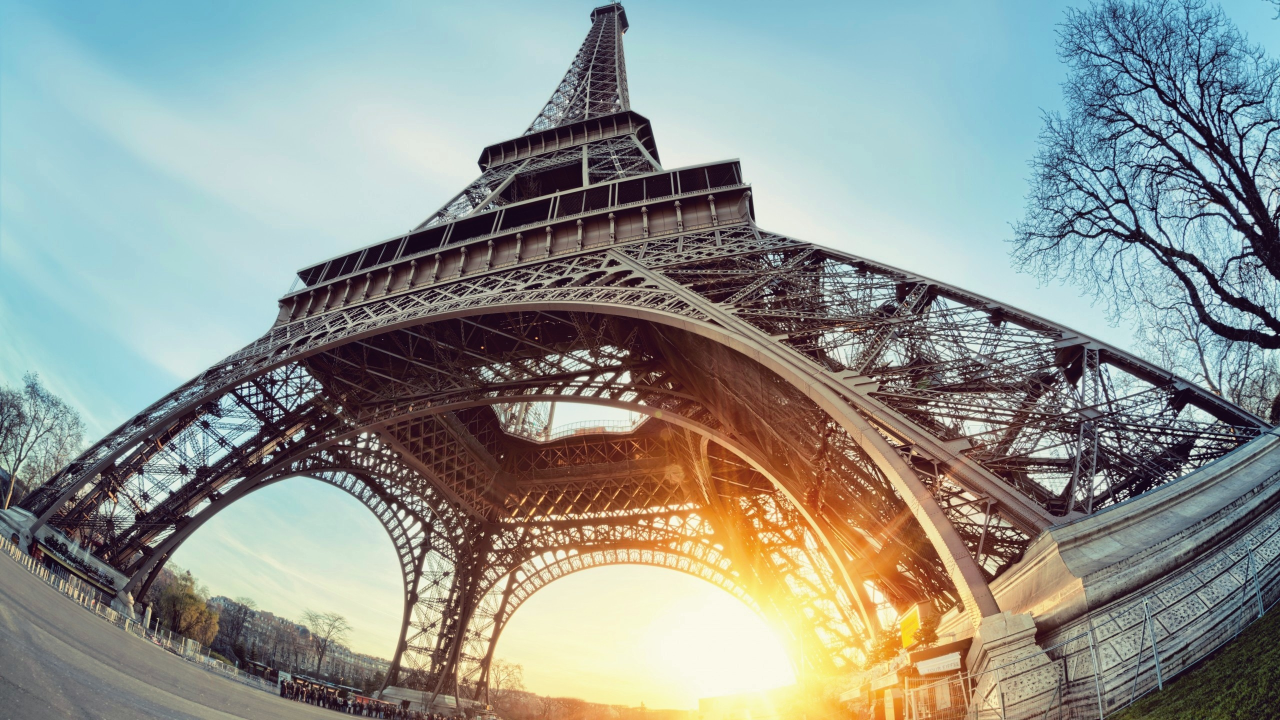
%> input picture img4.jpg, 2560 x 1440 px (shown at 1/2 size)
$ octave img_sub.m   (GNU Octave 9; MATLAB toolbox functions it lacks are replaced by stand-ins)
%> lines starting %> are read from the running program, lines starting %| are printed output that depends on the picture
clear all;
clc;
a=imread('img4.jpg');
%> a is the input picture: size 1440x2560x3 uint8; mean R, G, B 142.9, 148.6, 143
b=imread('img41.jpg');
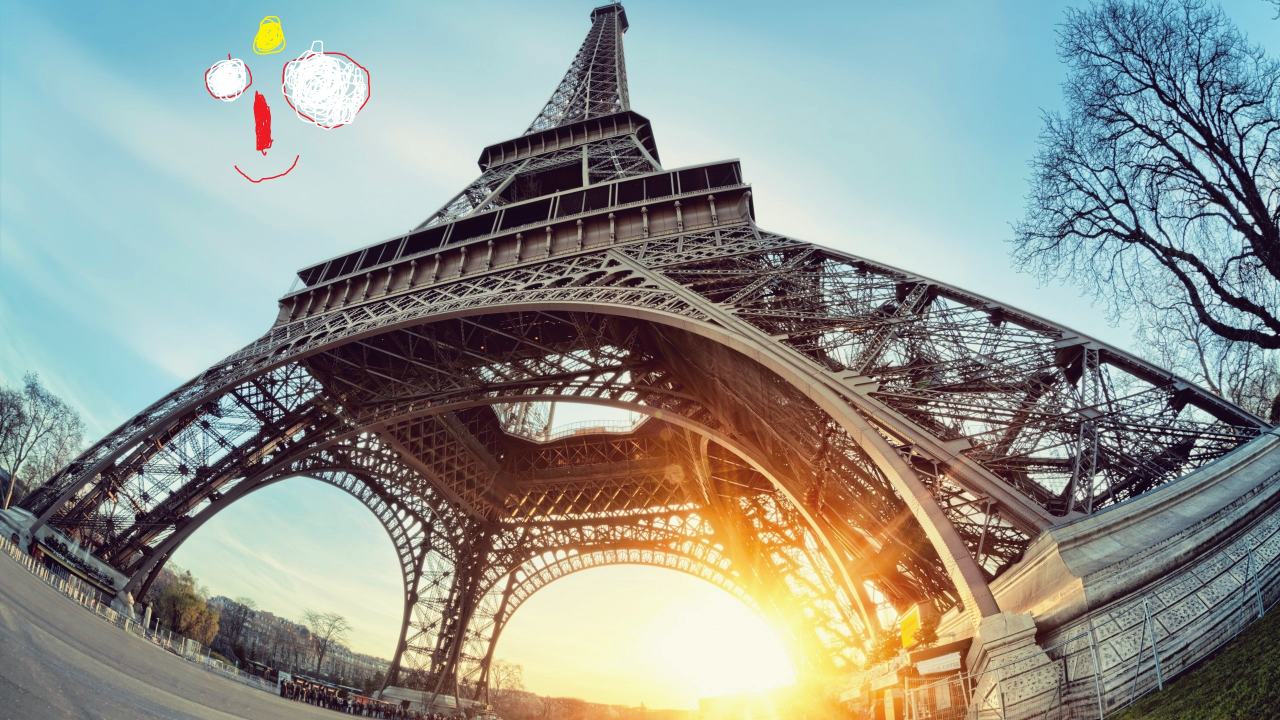
%> input picture img41.jpg, 2560 x 1440 px (shown at 1/2 size)
%> b is the input picture: size 1440x2560x3 uint8; mean R, G, B 143.5, 148.6, 142.8
c=b-a;
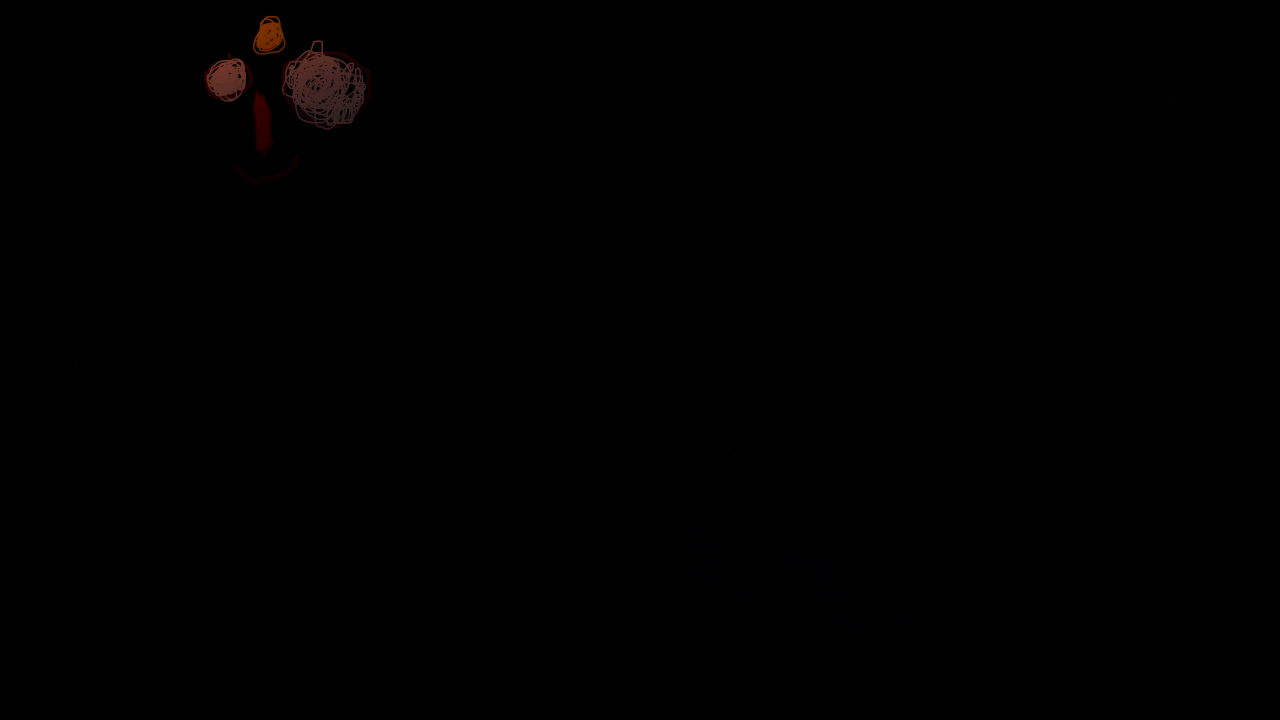
%> c: size 1440x2560x3 uint8 (shown at 1/2 size); mean R, G, B 1, 0.6, 0.6
t(1440,2560,3)=0;
%> (the run ends here)
